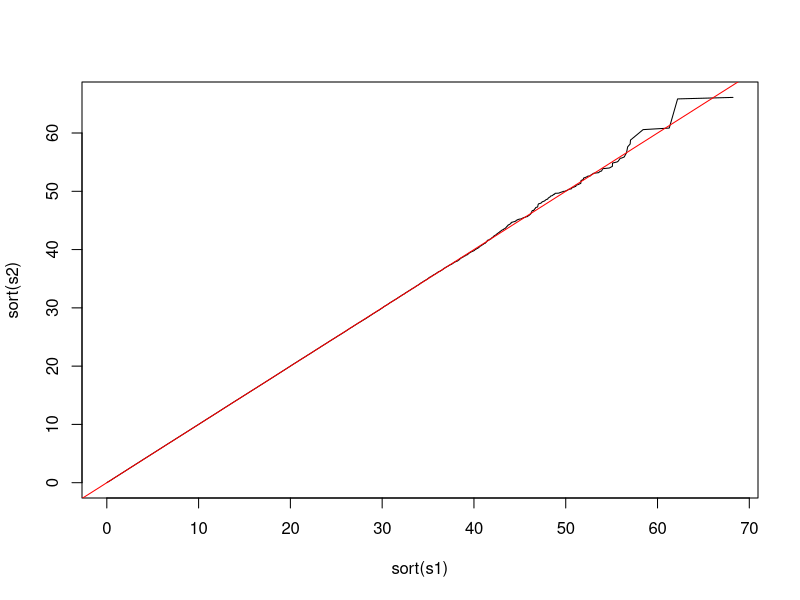

R code for this plot: (Note: this script raises an error after producing the figure.)
####
##  General non-central chi squared
####

library(pracma); library(magrittr)

rgchisq0 <- function(n, Sigma, mu) {
  p <- dim(Sigma)[1]
  L <- chol(Sigma)
  x <- L %*% (randn(p, n) + mu)
  colSums(x^2)
}

rgchisq <- function(n, Sigma, mu) {
  p <- dim(Sigma)[1]
  res <- eigen(Sigma); ls <- res$values
  nu <- as.numeric(t(res$vectors) %*% mu)
  x <- sqrt(ls) * (randn(p, n) + nu)
  colSums(x^2)
}

mgf_gchisq <- function(tt, Sigma, mu, log = FALSE) {
  p <- dim(Sigma)[1]
  tt <- t(t(tt))
  res <- eigen(Sigma); ls <- res$values
  nu <- as.numeric(t(res$vectors) %*% mu)
  tM <- repmat(tt, 1, p)
  lM <- repmat(t(ls), length(tt), 1)
  nM <- repmat(t(nu), length(tt), 1)
  if (log) {
    temp <- -1/2 * log(1 - 2*tM*lM) + (nM^2*lM*tM/(1 - 2*tM*lM))
    return(rowSums(temp))
  } else {
    temp <- 1/sqrt(1 - 2*tM*lM)*exp(nM^2*lM*tM/(1 - 2*tM*lM))
    return(apply(temp, 1, prod))
  }
}

## fourier inversion
finv <- function(fs, cs, x) {
  diffs <- Im(fs)[-1] - Im(fs)[-length(fs)]
  fM <- repmat(t(fs), length(x), 1)
  cM <- repmat(t(cs), length(x), 1)
  xM <- repmat(t(t(x)), 1, length(fs))
  vals <- exp(-fM * xM) * cM
  vals2 <- (vals[, -1, drop = FALSE] 
            + vals[, -length(fs), drop = FALSE])/2
  Re(rowSums(vals2 * diffs))/(2 * pi)
}

####
##  Tests
####

mu <- rnorm(5)
Sigma <- cov(randn(10, 5))
s1 <- rgchisq0(1e6, Sigma, mu)
s2 <- rgchisq(1e6, Sigma, mu)
plot(sort(s1), sort(s2), type = 'l')
abline(0, 1, col = "red")

.2 %>%{c(mean(exp(.*s1)),mean(exp(.* s2)),mgf_gchisq(.,Sigma,mu))}

fs <- (seq(-2, 2, by = 0.005) + 0.005 * runif(801)) * 1i
cs <- mgf_gchisq(fs, Sigma, mu)
xs <- seq(0, 80, by = 0.5)
ps <- finv(fs, cs, xs)
10 %>% {c(sum(ps[xs < .])/sum(ps), mean(s1 < .))}

fs <- 5 * fs
cs <- 1/(1 - 2*fs)^(p/2)


plot(Im(fs), Re(cs), type = "l")
plot(Im(fs), Im(cs), type = "l")
finv(fs, cs, 1)
dchisq(1:10, p)


